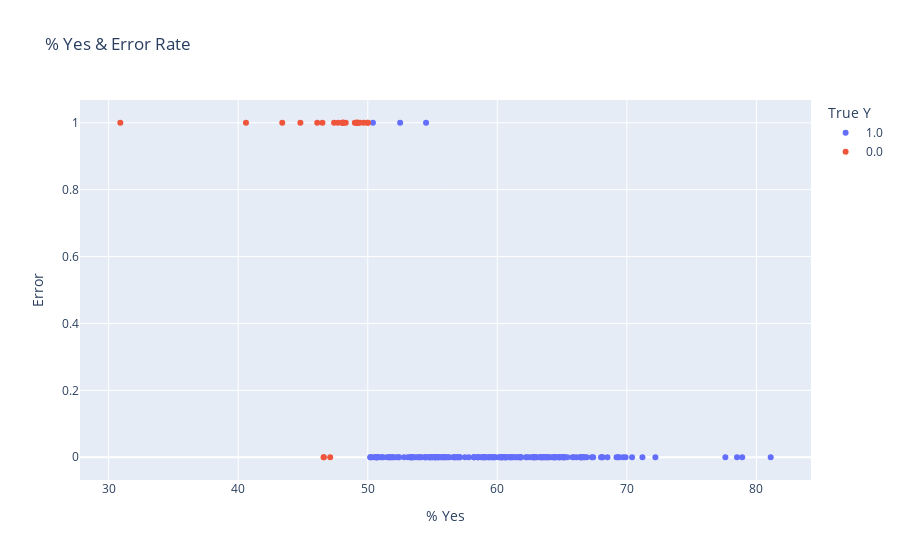

The notebook cell saved with this chart:
### Code cell
# Plot % Yes & Error
plts.plot_yes_perc_error(X_test_all, y_test, y_pred_knn)

### Figure 1 — Plotly figure (JSON) as saved in the notebook; plotly's stock layout.template omitted (floating-point values rounded to 4 significant figures; data arrays with more than 128 entries replaced by an {"elided": "..."} marker saying what was removed)
{"data": [{"customdata": {"elided": "191x1 str values"}, "hovertemplate": "True Y=1.0<br>% Yes=%{x}<br>Error=%{y}<br>Municipality=%{customdata[0]}<extra></extra>", "legendgroup": "1.0", "marker": {"color": "#636efa", "symbol": "circle"}, "mode": "markers", "name": "1.0", "orientation": "v", "showlegend": true, "type": "scatter", "x": {"elided": "191 float values"}, "xaxis": "x", "y": {"elided": "191 int values"}, "yaxis": "y"}, {"customdata": [["Safiental"], ["Ziefen"], ["Maur"], ["Begnins"], ["Bätterkinden"], ["Fürstenau"], ["Apples"], ["Schelten"], ["Ittigen"], ["Muri (AG)"], ["Veyrier"], ["Schwerzenbach"], ["Lutry"], ["Genève"], ["Unterbäch"], ["Richterswil"], ["Ennetbaden"], ["Pregny-Chambésy"], ["Onsernone"], ["Bedigliora"], ["Wettswil am Albis"], ["Hedingen"], ["La Chaux-de-Fonds"], ["Carouge (GE)"], ["Mauraz"], ["Rheinfelden"]], "hovertemplate": "True Y=0.0<br>% Yes=%{x}<br>Error=%{y}<br>Municipality=%{customdata[0]}<extra></extra>", "legendgroup": "0.0", "marker": {"color": "#EF553B", "symbol": "circle"}, "mode": "markers", "name": "0.0", "orientation": "v", "showlegend": true, "type": "scatter", "x": [47.4, 48.3, 50, 49.2, 47.7, 49.2, 49.2, 48.1, 47.1, 49.4, 49, 46.6, 50, 44.8, 46.5, 48.1, 30.9, 48, 49.1, 48.1, 46.6, 46.1, 49.7, 43.4, 40.6, 49.2], "xaxis": "x", "y": [1, 1, 1, 1, 1, 1, 1, 1, 0, 1, 1, 0, 1, 1, 1, 1, 1, 1, 1, 1, 0, 1, 1, 1, 1, 1], "yaxis": "y"}], "layout": {"legend": {"title": {"text": "True Y"}, "tracegroupgap": 0}, "title": {"text": "% Yes & Error Rate"}, "xaxis": {"anchor": "y", "domain": [0, 1], "title": {"text": "% Yes"}}, "yaxis": {"anchor": "x", "domain": [0, 1], "title": {"text": "Error"}}}}
